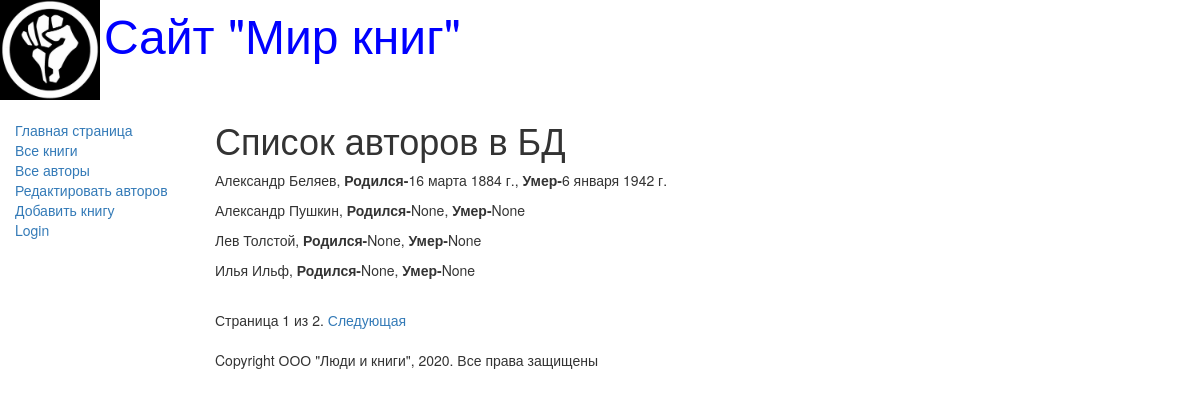
Screenshot of /authors/ with the database file from the repository.
### catalog/models.py (models this page shows, shortened)
class Author(models.Model):
    first_name = models.CharField(max_length=100,
                            help_text='Введите имя автора',
                            verbose_name='Имя автора')
    last_name = models.CharField(max_length=100,
                            help_text='Введите фамилию автора',
                            verbose_name='Фамилия автора')
    date_of_birth = models.DateField(
                            help_text='Введите дату рождения',
                            verbose_name='Дата рождения',
                            null=True, blank=True)
    date_of_death = models.DateField(
                            help_text='Введите дату смерти',
                            verbose_name='Дата смерти',
                            null=True, blank=True)

### catalog/views.py (the view)
# urls.py: re_path(r'^authors/$', views.AuthorListView.as_view(), name='authors'),
class AuthorListView(generic.ListView):
    model = Author
    paginate_by = 4

### catalog/templates/catalog/author_list.html
{% extends 'base_generic.html' %}
{% block content %}
    <h1>Список авторов в БД</h1>
    {% if author_list %}
        {% for author in author_list.all %}
        <p>{{ author.first_name }} {{ author.last_name }},
            <strong>Родился-</strong>{{ author.date_of_birth }},
            <strong>Умер-</strong>{{ author.date_of_death }}</p>
        {% endfor %}
    {% else %}
        <p>В базе нет авторов</p>
    {% endif %}
{% endblock %}

### rows the page displays
Author: first_name "Александр", last_name "Беляев", date_of_birth "16 марта 1884 г.", date_of_death "6 января 1942 г."
Author: first_name "Александр", last_name "Пушкин", date_of_birth "None", date_of_death "None"
Author: first_name "Лев", last_name "Толстой", date_of_birth "None", date_of_death "None"
Author: first_name "Илья", last_name "Ильф", date_of_birth "None", date_of_death "None"

### other values shown
{{ page_obj.number }} "1"
{{ page_obj.paginator.num_pages }} "2"
